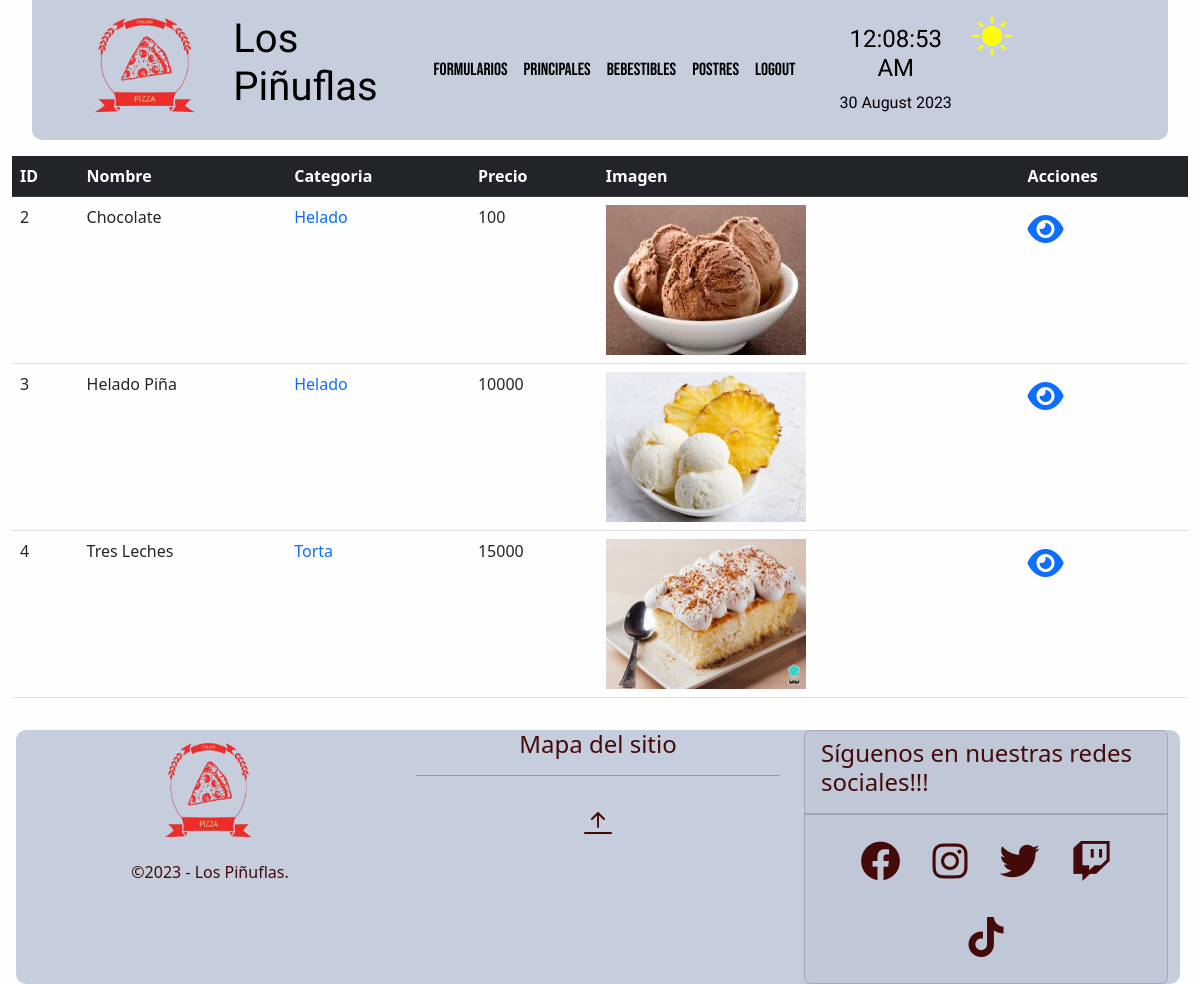
The app's page /crud/postres/ (signed in) with its own data.
### crud/models.py (models this page shows, shortened)
class Postre(models.Model):
    nombre=models.CharField(max_length=20)
    categoria=models.CharField(max_length=20)
    precio=models.IntegerField()
    image = models.ImageField(verbose_name='Imagen',upload_to='media/postre',null=True,blank=True)
    class Meta:
        ordering = ['categoria','nombre']

### crud/views.py (the view)
# urls.py: path('postres/', postre_list),
def postre_list(request):
    if 'usuario' not in request.session:
        return redirect("/sesion/")
    context = {'postres': Postre.objects.all()}
    return render(request,'crud/postres.html',context)

### crud/templates/crud/postres.html (shortened to what this page needs)
{% extends 'crud/base.html' %}
{% load static %}
{% block content %}
<div class="container-fluid my-2">
    <div class="table-responsive">
        <table class="table">
            <thead class="table-dark">
                <tr>
                    <th>ID</th>
                    <th>Nombre</th>
                    <th>Categoria</th>
                    <th>Precio</th>
                    <th>Imagen</th>
                    <th>Acciones</th>
                </tr>
            </thead>
            <tbody>
                {% for postre in postres %}
                <tr>
                    <td>{{postre.id}}</td>
                    <td>{{postre.nombre}}</td>
                    <td>
                        <a class= "text-decoration-none" href="/crud/postres/categoria/{{postre.categoria}}">{{postre.categoria}}</a>
                    </td>
                    <td>{{postre.precio}}</td>
                    <td>
                        {% if postre.image %}
                        <img class="img-view" src="{{postre.image.url}}" alt="{{postre.title}}">
                        {% else%}
                        <img class="img-view" src="{% static 'crud/img/image_not_found.jpg' %}" alt="INF">
                        {% endif %}
                    </td>
                    <td>
                        <a class="text-decoration-none" href="{% url 'postre-detail' postre_id=postre.id %}">
                            <span class="text-primary fs-2">
                                <i class="fa-solid fa-eye"></i>
                            </span>
                        </a>
                    </td>
                </tr>
                {% endfor %}
            </tbody>
        </table>
    </div>
</div>
{% endblock %}

### core/static/core/css/colors.css (style rules this page uses)
:root,[new-data-bs-theme="light"] { --clr-light:#FFF9DE; --crl-dark:#67d4f5; --clr-primary:#5350ff; --clr-secondary:#FFD3B0; --clr-accent:#f54141; --clr-accent2:#440a0a; --bg-top-bottom:#c6cddc; --bg-middle:#fefefe; --text-top: black; --text-middle: black; --text-bottom:black; --fg: var(--clr-light); --bg: var(--crl-dark); }
body { background-color: #2C3333; }
.colors-middle { background: var(--bg-middle); color: var(--text-middle); transition: background-color 1.2s ease-in-out; }

### crud/static/crud/css/imagenes.css (style rules this page uses)
.img-view { height: 150px; width: 200px; }

### records on screen
Postre: id "2", nombre "Chocolate", categoria "Helado", precio "100", image (picture)
Postre: id "3", nombre "Helado Piña", categoria "Helado", precio "10000", image (picture)
Postre: id "4", nombre "Tres Leches", categoria "Torta", precio "15000", image (picture)
